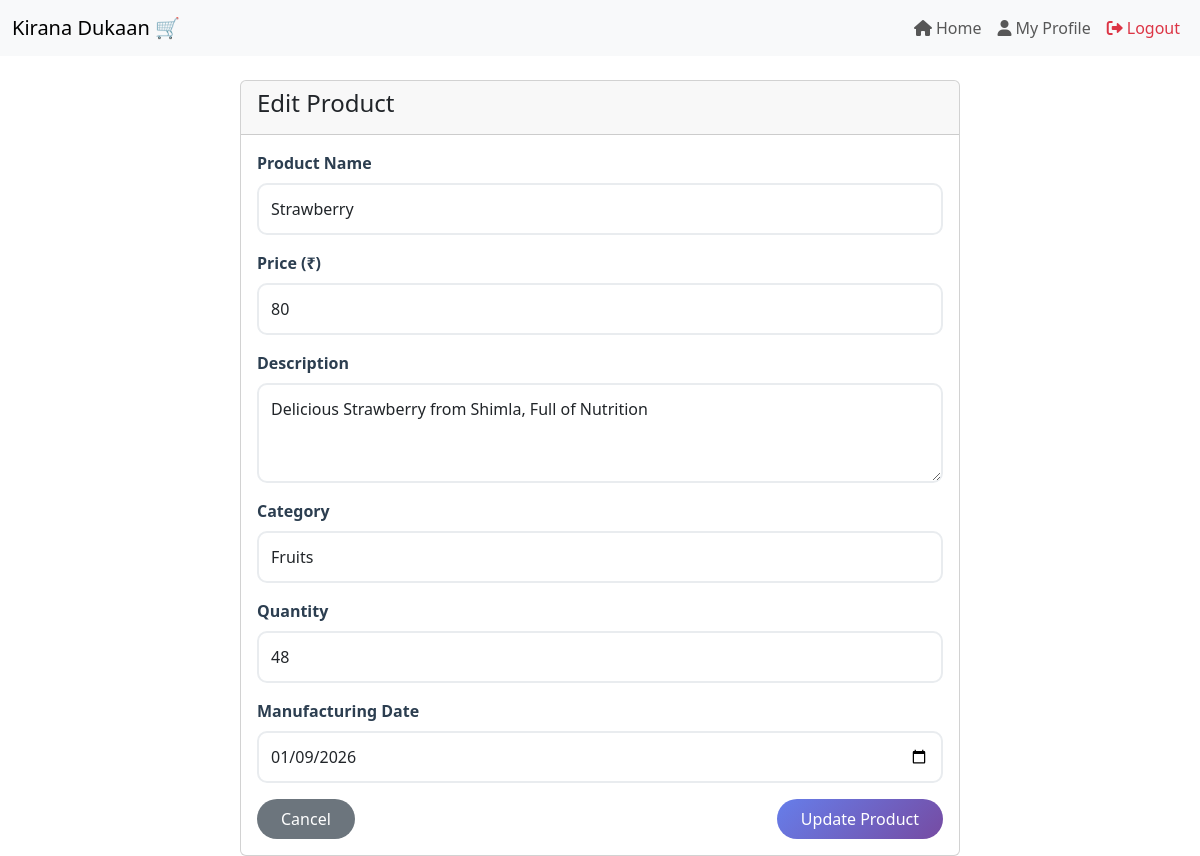
The page /admin/products/edit/1 (signed in) on the database its author committed.
### models.py (models this page shows)
class Product(db.Model):
    id = db.Column(db.Integer, primary_key=True)
    name = db.Column(db.String(64), nullable=False)
    price = db.Column(db.Integer, nullable=False)
    description = db.Column(db.String(256), nullable=False)
    category_id = db.Column(db.Integer, db.ForeignKey('category.id'), nullable=False)
    quantity = db.Column(db.Integer, nullable=False)
    man_date = db.Column(db.Date, nullable=False)
    cart_items = db.relationship('Cart', backref='product', lazy=True)
    orders = db.relationship('Order', backref='product', lazy=True)

class Category(db.Model):
    id = db.Column(db.Integer, primary_key=True)
    name = db.Column(db.String(32), unique=True)
    products = db.relationship('Product', backref='category', lazy=True)

### routes.py (the view, shortened to what this page needs)
@main.route('/admin/products/edit/<int:product_id>', methods=['GET', 'POST'])
@admin_required
def admin_edit_product(product_id):
    product = Product.query.get_or_404(product_id)
    categories = Category.query.all()
    return render_template('product/admin_edit_product.html', product=product, categories=categories)

### routes.py (called while the page is built)
def admin_required(f):
    @wraps(f)
    def decorated_function(*args, **kwargs):
        if 'user_id' not in session:
            flash('Please log in to access this page.', 'warning')
            return redirect(url_for('main.login'))
        user = User.query.get(session['user_id'])
        if not user.is_admin:
            flash('Access denied. Admin privileges required.', 'danger')
            return redirect(url_for('main.index'))
        return f(*args, **kwargs)
    return decorated_function

### templates/product/admin_edit_product.html (shortened to what this page needs)
{% extends 'layout.html' %}
{% block content %}
<div class="container mt-4">
    <div class="row justify-content-center">
        <div class="col-md-8">
            <div class="card">
                <div class="card-header">
                    <h4>Edit Product</h4>
                </div>
                <div class="card-body">
                    <form method="post">
                        <div class="mb-3">
                            <label for="name" class="form-label">Product Name</label>
                            <input type="text" class="form-control" id="name" name="name" value="{{ product.name }}" required>
                        </div>
                        <div class="mb-3">
                            <label for="price" class="form-label">Price (₹)</label>
                            <input type="number" step="0.01" class="form-control" id="price" name="price" value="{{ product.price }}" required>
                        </div>
                        <div class="mb-3">
                            <label for="description" class="form-label">Description</label>
                            <textarea class="form-control" id="description" name="description" rows="3" required>{{ product.description }}</textarea>
                        </div>
                        <div class="mb-3">
                            <label for="category_id" class="form-label">Category</label>
                            <select class="form-control" id="category_id" name="category_id" required>
                                {% for category in categories %}
                                <option value="{{ category.id }}" {% if category.id == product.category_id %}selected{% endif %}>{{ category.name }}</option>
                                {% endfor %}
                            </select>
                        </div>
                        <div class="mb-3">
                            <label for="quantity" class="form-label">Quantity</label>
                            <input type="number" class="form-control" id="quantity" name="quantity" value="{{ product.quantity }}" required>
                        </div>
                        <div class="mb-3">
                            <label for="man_date" class="form-label">Manufacturing Date</label>
                            <input type="date" class="form-control" id="man_date" name="man_date" value="{{ product.man_date.strftime('%Y-%m-%d') if product.man_date else '' }}" required>
                        </div>
                        <div class="d-flex justify-content-between">
                            <a href="{{ url_for('main.admin_products') }}" class="btn btn-secondary">Cancel</a>
                            <button type="submit" class="btn btn-primary">Update Product</button>
                        </div>
                    </form>
                </div>
            </div>
        </div>
    </div>
</div>
{% endblock %}

### static/css/custom.css (style rules this page uses)
.form-select, .form-control { border-radius: 8px; border: 1px solid #ced4da; }
.btn-primary { background: linear-gradient(135deg, #667eea 0%, #764ba2 100%); border: none; border-radius: 8px; font-weight: 500; transition: all 0.3s ease; }
.btn { border-radius: 25px; font-weight: 500; padding: 0.5rem 1.5rem; transition: all 0.3s ease; border: none; }
.btn-primary { background: linear-gradient(135deg, #667eea 0%, #764ba2 100%); }
.form-control { border-radius: 10px; border: 2px solid #e9ecef; padding: 0.75rem; transition: border-color 0.3s ease, box-shadow 0.3s ease; }
.form-label { font-weight: 600; color: #2c3e50; margin-bottom: 0.5rem; }

### rows shown on the page
Product: name "Strawberry", price "80", description "Delicious Strawberry from Shimla, Full of Nutrition", category_id "Fruits", quantity "48", man_date "01/09/2026"
